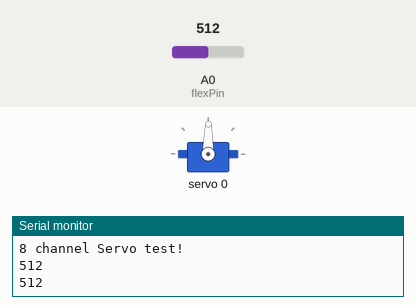
This sketch was run on a simulated Arduino Uno, built with avr-gcc and run on an emulated ATmega328P. On the bench: servo, the last lines printed to the serial monitor. The inputs (shaded band) are chosen by the test bench; at power-on: A0 (flexPin) = 512.

Above: at 1.9 s.
2.0 s: A0 (flexPin) set to 1006
3.5 s: A0 (flexPin) set to 1021
At 5.6 s:
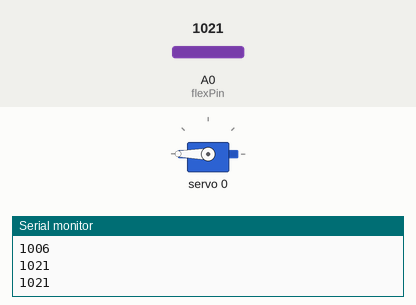
5.9 s: A0 (flexPin) set to 900
At 7.4 s:
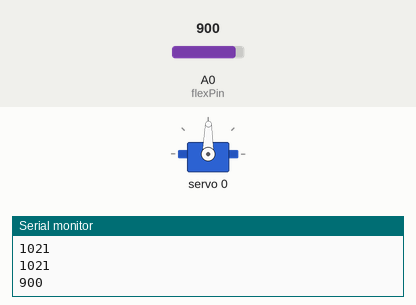
8.1 s: A0 (flexPin) set to 1023
At 9.2 s:
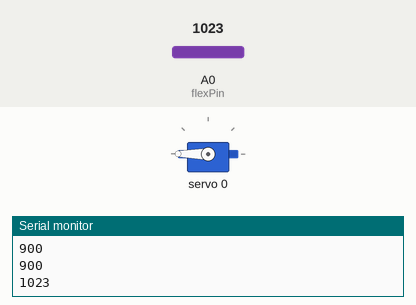
Timing chart, 0 to 11.1 s (numbered marks = the images above; inputs shaded):
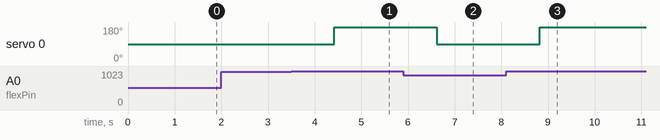

Measured:
- the behaviour switches between 1020 and 1021 on A0 (flexPin) (found by bisection; images 0 and 1)
- after the input at 3.5 s, servo 0: 89° → 180° after 0.92 s
- after the input at 5.9 s, servo 0: 180° → 89° after 0.72 s
- after the input at 8.1 s, servo 0: 89° → 180° after 0.72 s

The sketch:

Flex_PCA9685.ino
```cpp
#include <Wire.h>
#include <Adafruit_PWMServoDriver.h>

Adafruit_PWMServoDriver pwm = Adafruit_PWMServoDriver();

const int flexPin = A0;
int flexvalue;
int servoposition;

#define SERVOMIN  150 // This is the 'minimum' pulse length count (out of 4096)
#define SERVOMAX  600 // This is the 'maximum' pulse length count (out of 4096)

#define SERVO_FREQ 50 // Analog servos run at ~50 Hz updates


void setup() {
  Serial.begin(115200);
  Serial.println("8 channel Servo test!");

  pwm.begin();

  pwm.setPWMFreq(SERVO_FREQ);  // Analog servos run at ~50 Hz updates

  delay(10);
}

void loop(){
  flexvalue = analogRead(flexPin);         //Read and save analog value from potentiometer

  Serial.println(flexvalue);

  if (flexvalue < 1021) {
    pwm.setPWM(0,0,300);
    delay(100);
  } else {
    pwm.setPWM(0,0,600);
    delay(100);
  }
  delay(1000);
}
```
